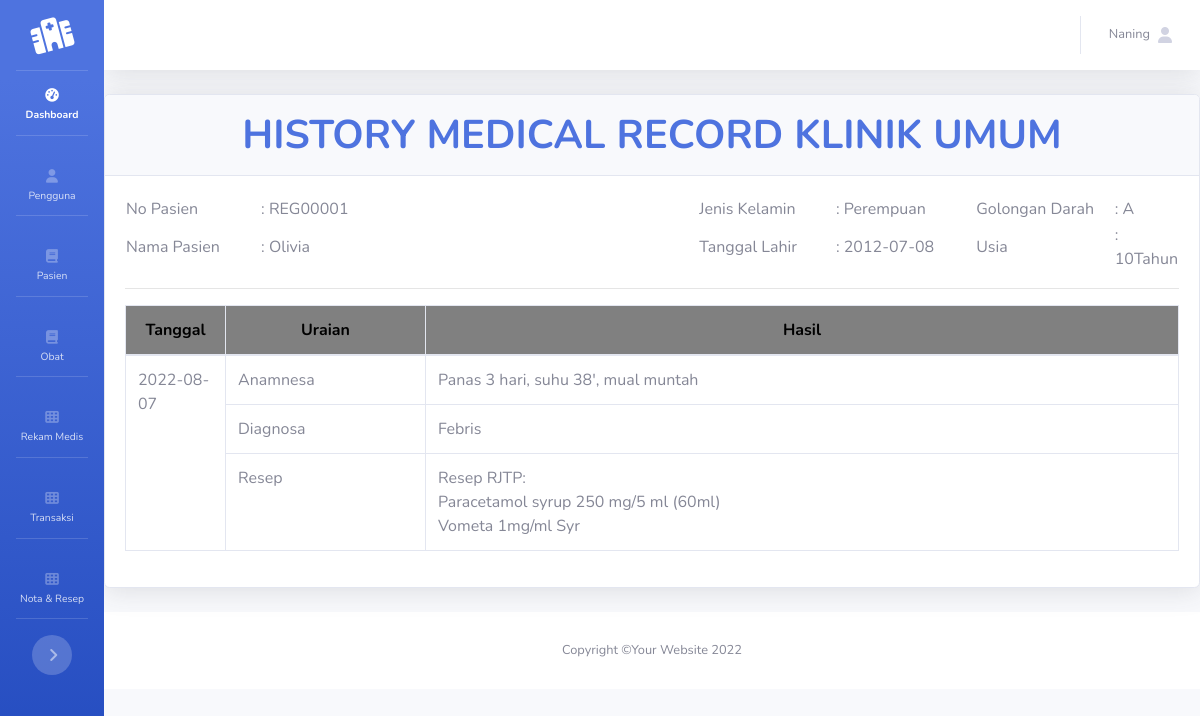
The page /Admin/index.php?halaman=lihatrm&id=RM00002 (signed in) on the database as committed earlier.
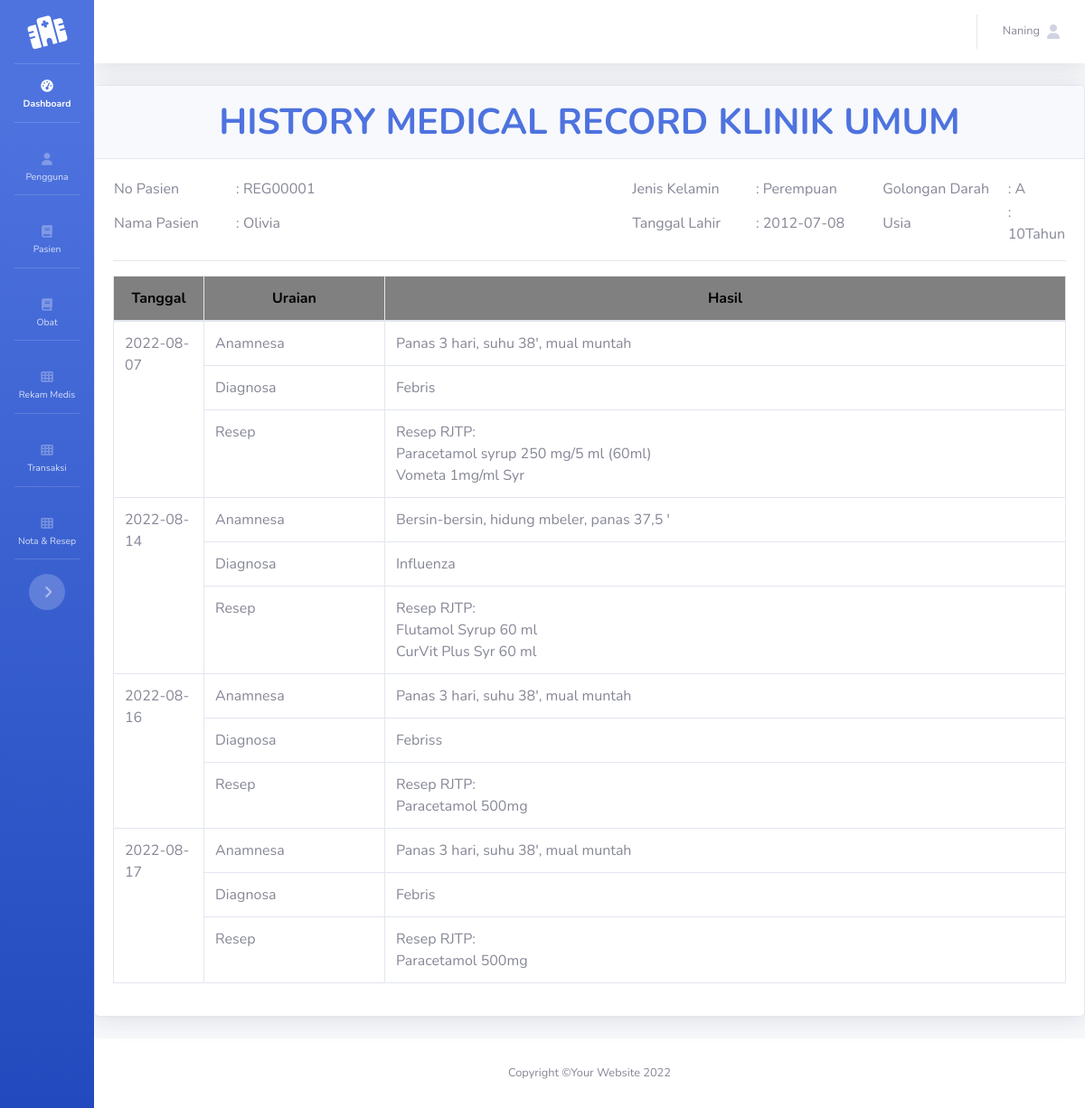
The same page on the database as committed later.
### tables this page shows
CREATE TABLE `detail` (
  `no` int(11) NOT NULL,
  `no_rm` varchar(8) NOT NULL,
  `kd_obat` varchar(8) NOT NULL,
  `dosis` varchar(30) NOT NULL,
  `jumlah` int(11) NOT NULL,
  `total` int(11) NOT NULL,
  `diagnosa` varchar(50) DEFAULT NULL,
  `anamnese` varchar(50) DEFAULT NULL,
  `tgl` date DEFAULT NULL
);

CREATE TABLE `obat` (
  `kd_obat` varchar(8) NOT NULL,
  `nama_obat` varchar(50) NOT NULL,
  `jenisobat` varchar(30) NOT NULL,
  `keterangan` varchar(60) NOT NULL,
  `harga` int(11) NOT NULL
);

### Admin/lihatrm.php (the view, shortened to what this page needs)
<?php
include ('../koneksidb.php');
$id=$_GET['id'];
		$query= mysqli_query($kon, "SELECT * From rm a,pasien c where a.no_rm='$id' and a.no_pasien=c.idpasien");
		$data= mysqli_fetch_array($query);
	$tahunLahir = $data[6];
$unixTimeSaatIni = time();
$unixTimeTahunLahir= strtotime($tahunLahir);
$unixTimeDalamSetahun = 31536000;
$hitungUsia = ($unixTimeSaatIni - $unixTimeTahunLahir) / $unixTimeDalamSetahun;
$umur=floor($hitungUsia);
?>
<link href="../vendor/fontawesome-free/css/all.min.css" rel="stylesheet" type="text/css">
<div class="row">
<div class="col-lg-12">
<div class="card shadow mb-4">
<div class="card-header py-3">
 <center><h1 class="m-0 font-weight-bold text-primary">HISTORY MEDICAL RECORD KLINIK UMUM </h1></center> </div>
<div class="card-body">
<form>
<table class="" id="" s width="100%"  cellspacing="0">
 <tr >
 <td width="150px">No Pasien</td><td width="500px">: <?= $data[1]?></td>
 <td width="150px">Jenis Kelamin</td><td width="150px">: <?= $data[7]?></td>
  <td width="150px">Golongan Darah</td> <td>: <?= $data[4]?></td>
</tr>
 <tr>
 <td>Nama Pasien</td> <td>: <?= $data[5]?></td>
 <td>Tanggal Lahir</td><td>: <?= $data[6]?></td>
  <td>Usia</td><td>: <?= $umur. "Tahun"?></td>
</tr>
</table>
</form>
<hr>
<div class="table-responsive">
 <table class="table table-bordered" border="1" id="" width="100%"  cellspacing="1">
 <thead>
 <tr bgcolor="grey" style="color:black;text-align: center;">
 <th>Tanggal</th>
 <th>Uraian</th>
 <th>Hasil</th>
 </tr>
 </thead>
 <tbody>
<?php
				$query1= mysqli_query($kon, "SELECT distinct(b.tgl) From rm a,detail b where a.no_rm=b.no_rm and a.no_rm=b.no_rm and a.no_rm='$id'");
		while($data1= mysqli_fetch_array($query1)){
			$query2= mysqli_query($kon, "SELECT * From detail where no_rm='$id' and tgl='$data1[0]'");
		$data2= mysqli_fetch_array($query2);
					?>
 <tr>
 <td rowspan="3" width="100px"><?php echo @$data1[0]; ?> </td>
 <td width="200px">Anamnesa</td>
  <td><?php echo @$data2[7]; ?> </td> </tr>
 <tr>
<td>Diagnosa</td>
<td><?php echo @$data2[6]; ?> </td></tr>
 <tr>
<td>Resep</td>
<td>Resep RJTP:<br><?php
$query3= mysqli_query($kon, "SELECT * From detail a,obat b where a.no_rm='$id' and a.tgl='$data1[0]' and a.kd_obat=b.kd_obat");
		while($data3= mysqli_fetch_array($query3)){
			echo $data3[10]."<br>";
		}
?></td></tr>
 <?php
 }
 ?>
 </tbody>
 </table>
 </div>
</div>
</div>
</div>
</div>

Rows that differ between the two databases and show on the page:
added detail: anamnese "Bersin-bersin, hidung mbeler, panas 37,5 '", diagnosa "Influenza", kd_obat.nama_obat "Flutamol Syrup 60 ml", shown under "2022-08-14"
added detail: kd_obat.nama_obat "CurVit Plus Syr 60 ml", shown under "2022-08-14"
added detail: anamnese "Panas 3 hari, suhu 38', mual muntah", diagnosa "Febriss", kd_obat.nama_obat "Paracetamol 500mg", shown under "2022-08-16"
added detail: anamnese "Panas 3 hari, suhu 38', mual muntah", diagnosa "Febris", kd_obat.nama_obat "Paracetamol 500mg", shown under "2022-08-17"
Other text that changed with them:
new list line: "2022-08-14 Anamnesa Diagnosa Resep Resep RJTP:"
new list line: "2022-08-16 Anamnesa Diagnosa Resep Resep RJTP:"
new list line: "2022-08-17 Anamnesa Diagnosa Resep Resep RJTP:"
